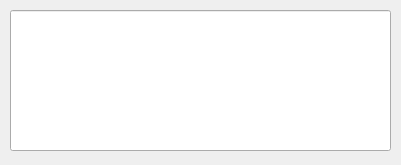
<?xml version="1.0" encoding="UTF-8"?>
<ui version="4.0">
 <class>Dialog</class>
 <widget class="QDialog" name="Dialog">
  <property name="geometry">
   <rect>
    <x>0</x>
    <y>0</y>
    <width>401</width>
    <height>165</height>
   </rect>
  </property>
  <property name="windowTitle">
   <string>Dialog</string>
  </property>
  <widget class="QLineEdit" name="lineEdit">
   <property name="geometry">
    <rect>
     <x>10</x>
     <y>10</y>
     <width>381</width>
     <height>141</height>
    </rect>
   </property>
  </widget>
 </widget>
 <resources/>
 <connections/>
</ui>
